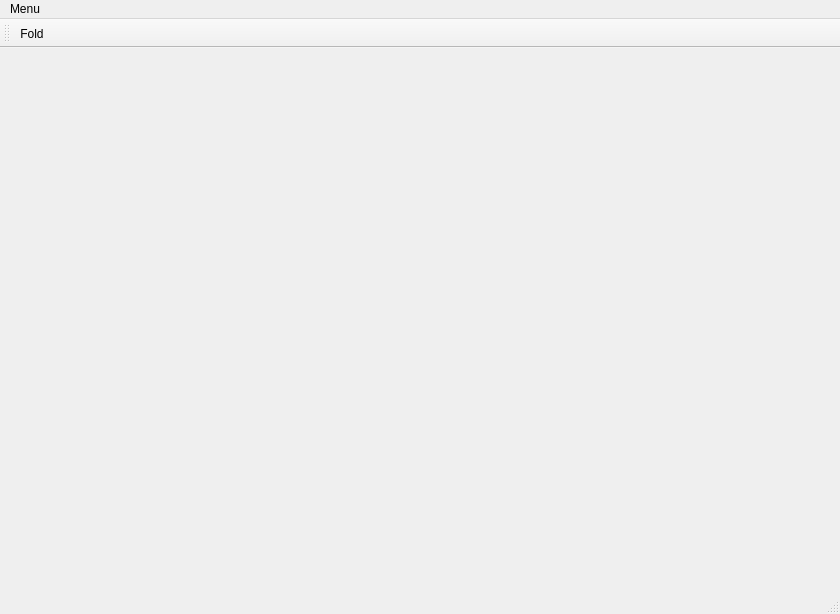
<?xml version="1.0" encoding="UTF-8"?>
<ui version="4.0">
 <class>MainWindow</class>
 <widget class="QMainWindow" name="MainWindow">
  <property name="geometry">
   <rect>
    <x>0</x>
    <y>0</y>
    <width>840</width>
    <height>614</height>
   </rect>
  </property>
  <property name="windowTitle">
   <string>MainWindow</string>
  </property>
  <widget class="QWidget" name="centralWidget">
   <layout class="QHBoxLayout" name="horizontalLayout">
    <item>
     <widget class="MainForm" name="widget" native="true"/>
    </item>
   </layout>
  </widget>
  <widget class="QMenuBar" name="menuBar">
   <property name="geometry">
    <rect>
     <x>0</x>
     <y>0</y>
     <width>840</width>
     <height>28</height>
    </rect>
   </property>
   <widget class="QMenu" name="menuMenu">
    <property name="title">
     <string>Menu</string>
    </property>
    <addaction name="actionFold"/>
   </widget>
   <addaction name="menuMenu"/>
  </widget>
  <widget class="QToolBar" name="mainToolBar">
   <attribute name="toolBarArea">
    <enum>TopToolBarArea</enum>
   </attribute>
   <attribute name="toolBarBreak">
    <bool>false</bool>
   </attribute>
   <addaction name="actionFold"/>
  </widget>
  <widget class="QStatusBar" name="statusBar"/>
  <action name="actionFold">
   <property name="text">
    <string>Fold</string>
   </property>
  </action>
 </widget>
 <layoutdefault spacing="6" margin="11"/>
 <customwidgets>
  <customwidget>
   <class>MainForm</class>
   <extends>QWidget</extends>
   <header>mainform.h</header>
   <container>1</container>
  </customwidget>
 </customwidgets>
 <resources/>
 <connections/>
</ui>
